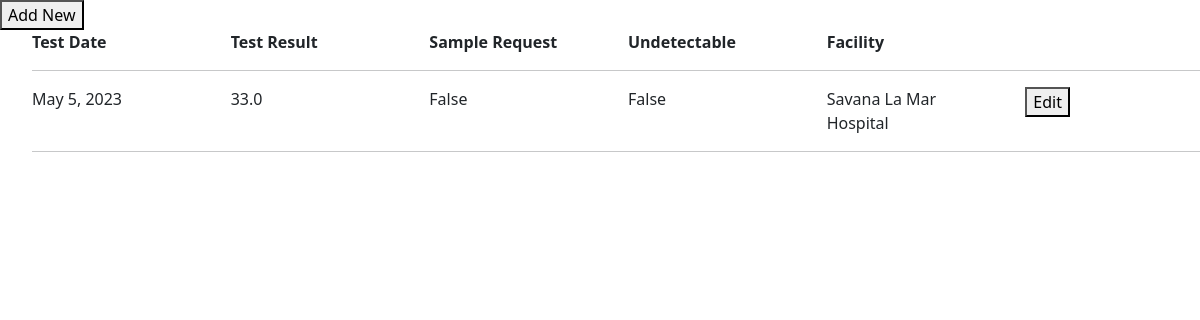
Page /client/viralload_list/1/ on the committed database.
### prep_app/models.py (models this page shows, shortened)
class ViralLoad(TSIS2BaseModel):
    client = models.ForeignKey("client", blank=False, null=False, on_delete=models.PROTECT)
    is_viral_load_request = models.BooleanField(verbose_name='Sampling for Viral Load', default=False)
    test_date = models.DateField(blank=False, null=False)
    test_result = models.FloatField(blank=True, null=True)
    undetectable = models.BooleanField(default=False)
    disa_reference_id = models.CharField(max_length=255, blank=True, null=True)
    notes = models.TextField(blank=True, null=True)
    facility = models.ForeignKey("Facility", on_delete=models.CASCADE,default=8)
    class Meta(object):
        default_permissions = ('add', 'change', 'delete', 'view', 'list')

class Facility(TSIS2BaseModel):
    name = models.CharField(max_length=255, blank=False, null=False)
    code = models.CharField(max_length=255, blank=False, null=False, unique=True)
    lab_ref_code = models.CharField(max_length=255, blank=True, null=True, verbose_name='LAB reference code')
    address1 = models.CharField(max_length=255, blank=True, null=True)
    parish = models.ForeignKey("Parish", blank=False, null=False,
                               related_name='facility_parish', on_delete=models.PROTECT)
    organization = models.ForeignKey("Organization", blank=False, null=False, related_name="facility_organization", on_delete=models.PROTECT)

### prep_app/views.py (the view)
# urls.py: path('viralload_list/<int:client_id>/', viralload_list, name='viralload_list'),
def viralload_list(request, client_id):
    client = get_object_or_404(Client, pk=client_id)
    viralload = ViralLoad.objects.filter(client_id=client_id)
    return render(request, 'viralload_list.html', {'viralload': viralload, 'client_id': client_id})

### prep_app/base_model.py (called while the page is built)
    def get_queryset(self):
        if self.include_deleted:
            return TSIS2BaseQuerySet(self.model)
        return TSIS2BaseQuerySet(self.model).filter(deleted_at=None)

### prep_project/templates/viralload_list.html (shortened to what this page needs)
{% load widget_tweaks %}
{% load bootstrap5 %}
{% bootstrap_css %}
{% load crispy_forms_tags %}
</head>
{% block content %}
<div class="col-md-4">  <button onclick="popup2({{ client.id }})">Add New</button>  </div>
<ul>
  <b><div class="row">
        <div class="col-md-2"> Test Date</div>
        <div class="col-md-2">  Test Result </div>
        <div class="col-md-2"> Sample Request </div>
        <div class="col-md-2"> Undetectable </div>
        <div class="col-md-2"> Facility </div>
        <div class="col-md-2">  </div>
  </div> </b>
<hr>
{% for vl in viralload %}
<div class="row">
    <div class="col-md-2">  {{ vl.test_date }}</div>
    <div class="col-md-2">  {{ vl.test_result }}</div>
    <div class="col-md-2">  {{ vl.is_viral_load_request }}</div>
    <div class="col-md-2">  {{ vl.undetectable }}</div>
    <div class="col-md-2">  {{ vl.facility.name }}</div>
    <div class="col-md-2"> <button onclick="popup({{ vl.id }})">Edit</button>  </div>
  </div>
  <hr>
{% endfor %}
</ul>
{% endblock %}

### rows in the picture
ViralLoad: test_date "May 5, 2023", test_result "33.0", is_viral_load_request "False", undetectable "False", facility.name "Savana La Mar Hospital"
